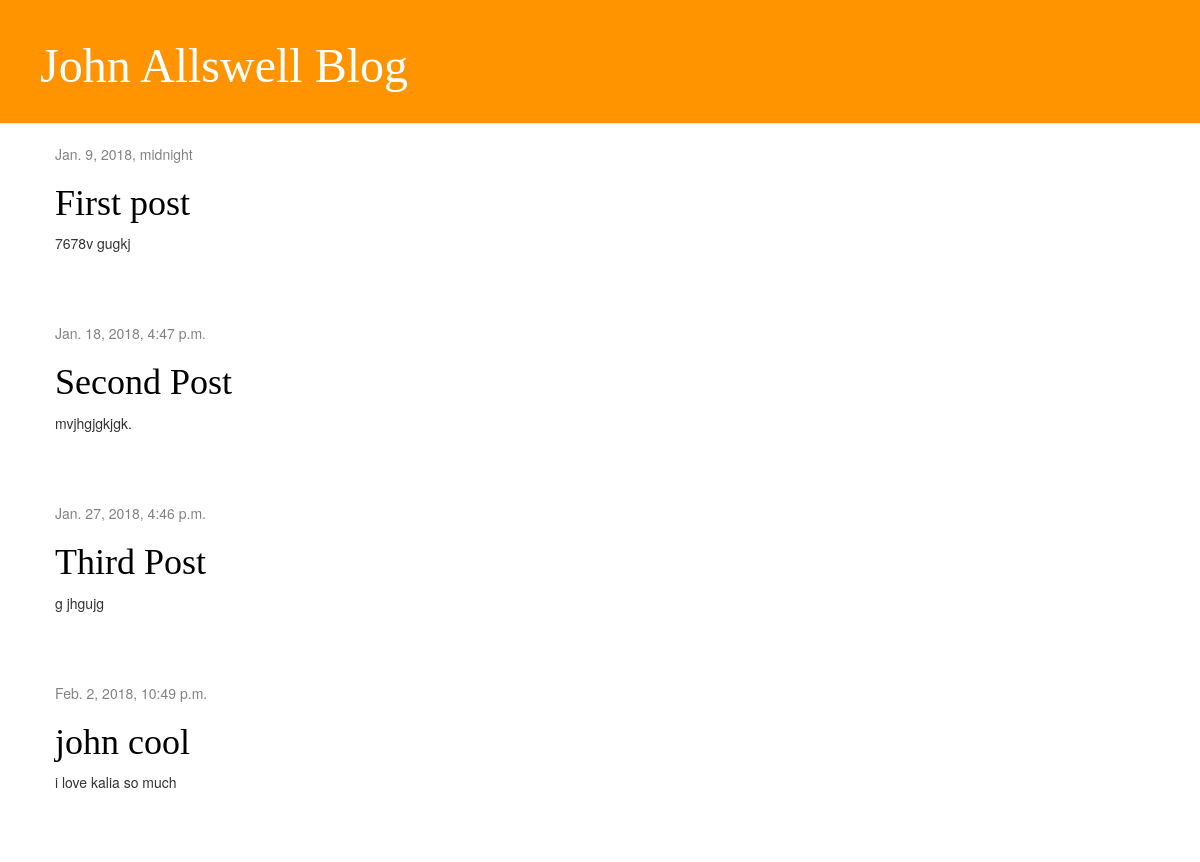
Before: / with the older database file.
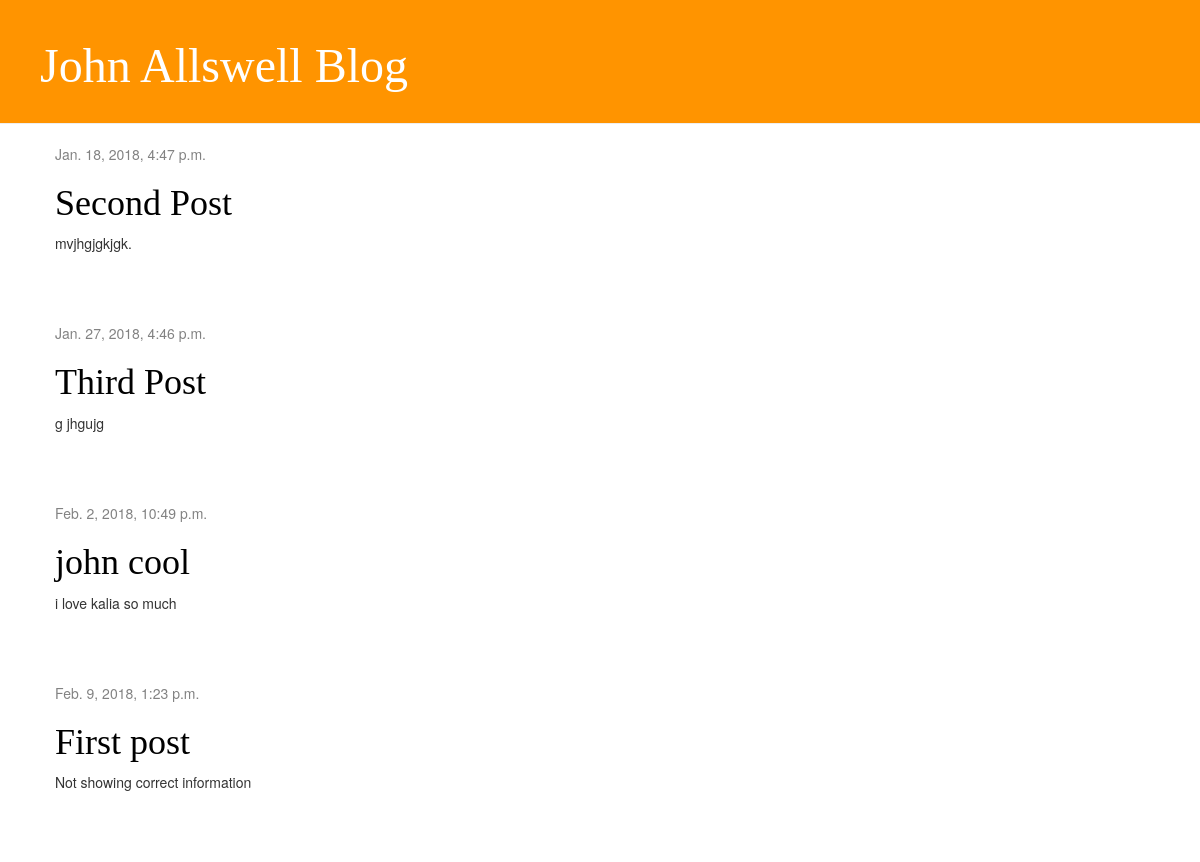
After: the same page with the newer database file.
### blog/models.py (models this page shows, shortened)
class Post(models.Model):
    author = models.ForeignKey('auth.User',on_delete=models.CASCADE)
    title = models.CharField(max_length=200)
    text = models.TextField()
    created_date = models.DateTimeField(
            default=timezone.now)
    published_date = models.DateTimeField(
            blank=True, null=True)

### blog/views.py (the view)
# urls.py: url(r'^$', views.post_list, name='post_list'),
def post_list(request):
    posts = Post.objects.filter(published_date__lte=timezone.now()).order_by('published_date')
    return render(request, 'blog/post_list.html', {'posts': posts})

### blog/templates/blog/post_list.html
{% extends 'blog/base.html' %}
{% block content %}
    {% for post in posts %}
        <div class="post">
            <div class="date">
                {{ post.published_date }}
            </div>
            <h1><a href="{% url 'post_detail' pk=post.pk %}">{{ post.title }}</a></h1>
            <p>{{ post.text|linebreaksbr }}</p>
        </div>
    {% endfor %}
{% endblock %}

Changed rows visible on the page:
changed Post "First post": published_date "Jan. 9, 2018, midnight" → "Feb. 9, 2018, 1:23 p.m."; text "7678v gugkj" → "Not showing correct information"; moves down the list
